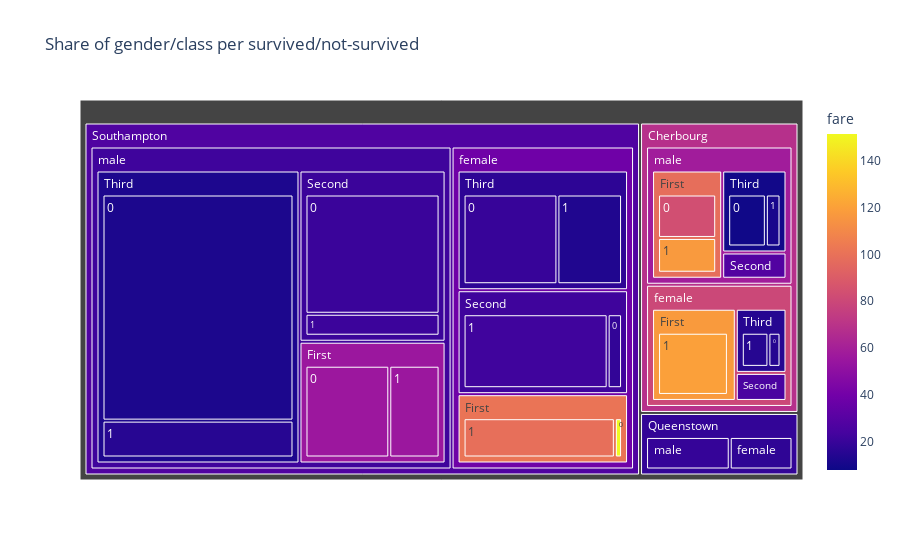

Here is the notebook cell this chart was saved with:
### Code cell
# careful: n/a-values
px.treemap(df[(~df.age.isna()) & (~df.embark_town.isna())], 
           path=['embark_town', 'sex', 'class', 'survived'],
           color='fare',
           title='Share of gender/class per survived/not-survived',           
          )

### Figure 1 — Plotly figure (JSON) as saved in the notebook; plotly's stock layout.template omitted (floating-point values rounded to 4 significant figures)
{"data": [{"branchvalues": "total", "customdata": [[28.71], [null], [151.6], [83.4], [90], [55.53], [null], [null], [18.25], [26.9], [12.35], [20.5], [14.61], [13.38], [19.47], [8.604], [14.84], [11.93], [119.9], [90], [98.99], [117.4], [null], [55.37], [25.27], [12.35], [22.09], [37.0], [null], [21.05], [14.69], [7.828], [12.98], [10.95], [7.75], [15.01], [117.5], [90], [101.4], [98.49], [90], [55.47], [25.27], [12.35], [21.74], [28.16], [12.35], [20.58], [14.67], [10.6], [16.82], [9.261], [14.34], [12.36], [79.94], [17.36], [38.57], [58.01], [18.94], [21.87], [68.3], [18.27], [27.48]], "domain": {"x": [0, 1], "y": [0, 1]}, "hovertemplate": "labels=%{label}<br>count=%{value}<br>parent=%{parent}<br>id=%{id}<br>fare=%{color}<extra></extra>", "ids": ["Cherbourg/female/First/0", "Queenstown/female/First/0", "Southampton/female/First/0", "Cherbourg/male/First/0", "Queenstown/male/First/0", "Southampton/male/First/0", "Cherbourg/female/Second/0", "Queenstown/female/Second/0", "Southampton/female/Second/0", "Cherbourg/male/Second/0", "Queenstown/male/Second/0", "Southampton/male/Second/0", "Cherbourg/female/Third/0", "Queenstown/female/Third/0", "Southampton/female/Third/0", "Cherbourg/male/Third/0", "Queenstown/male/Third/0", "Southampton/male/Third/0", "Cherbourg/female/First/1", "Queenstown/female/First/1", "Southampton/female/First/1", "Cherbourg/male/First/1", "Queenstown/male/First/1", "Southampton/male/First/1", "Cherbourg/female/Second/1", "Queenstown/female/Second/1", "Southampton/female/Second/1", "Cherbourg/male/Second/1", "Queenstown/male/Second/1", "Southampton/male/Second/1", "Cherbourg/female/Third/1", "Queenstown/female/Third/1", "Southampton/female/Third/1", "Cherbourg/male/Third/1", "Queenstown/male/Third/1", "Southampton/male/Third/1", "Cherbourg/female/First", "Queenstown/female/First", "Southampton/female/First", "Cherbourg/male/First", "Queenstown/male/First", "Southampton/male/First", "Cherbourg/female/Second", "Queenstown/female/Second", "Southampton/female/Second", "Cherbourg/male/Second", "Queenstown/male/Second", "Southampton/male/Second", "Cherbourg/female/Third", "Queenstown/female/Third", "Southampton/female/Third", "Cherbourg/male/Third", "Queenstown/male/Third", "Southampton/male/Third", "Cherbourg/female", "Queenstown/female", "Southampton/female", "Cherbourg/male", "Queenstown/male", "Southampton/male", "Cherbourg", "Queenstown", "Southampton"], "labels": ["0", "0", "0", "0", "0", "0", "0", "0", "0", "0", "0", "0", "0", "0", "0", "0", "0", "0", "1", "1", "1", "1", "1", "1", "1", "1", "1", "1", "1", "1", "1", "1", "1", "1", "1", "1", "First", "First", "First", "First", "First", "First", "Second", "Second", "Second", "Second", "Second", "Second", "Third", "Third", "Third", "Third", "Third", "Third", "female", "female", "female", "male", "male", "male", "Cherbourg", "Queenstown", "Southampton"], "marker": {"coloraxis": "coloraxis", "colors": [28.71, null, 151.6, 83.4, 90, 55.53, null, null, 18.25, 26.9, 12.35, 20.5, 14.61, 13.38, 19.47, 8.604, 14.84, 11.93, 119.9, 90, 98.99, 117.4, null, 55.37, 25.27, 12.35, 22.09, 37.0, null, 21.05, 14.69, 7.828, 12.98, 10.95, 7.75, 15.01, 117.5, 90, 101.4, 98.49, 90, 55.47, 25.27, 12.35, 21.74, 28.16, 12.35, 20.58, 14.67, 10.6, 16.82, 9.261, 14.34, 12.36, 79.94, 17.36, 38.57, 58.01, 18.94, 21.87, 68.3, 18.27, 27.48]}, "name": "", "parents": ["Cherbourg/female/First", "Queenstown/female/First", "Southampton/female/First", "Cherbourg/male/First", "Queenstown/male/First", "Southampton/male/First", "Cherbourg/female/Second", "Queenstown/female/Second", "Southampton/female/Second", "Cherbourg/male/Second", "Queenstown/male/Second", "Southampton/male/Second", "Cherbourg/female/Third", "Queenstown/female/Third", "Southampton/female/Third", "Cherbourg/male/Third", "Queenstown/male/Third", "Southampton/male/Third", "Cherbourg/female/First", "Queenstown/female/First", "Southampton/female/First", "Cherbourg/male/First", "Queenstown/male/First", "Southampton/male/First", "Cherbourg/female/Second", "Queenstown/female/Second", "Southampton/female/Second", "Cherbourg/male/Second", "Queenstown/male/Second", "Southampton/male/Second", "Cherbourg/female/Third", "Queenstown/female/Third", "Southampton/female/Third", "Cherbourg/male/Third", "Queenstown/male/Third", "Southampton/male/Third", "Cherbourg/female", "Queenstown/female", "Southampton/female", "Cherbourg/male", "Queenstown/male", "Southampton/male", "Cherbourg/female", "Queenstown/female", "Southampton/female", "Cherbourg/male", "Queenstown/male", "Southampton/male", "Cherbourg/female", "Queenstown/female", "Southampton/female", "Cherbourg/male", "Queenstown/male", "Southampton/male", "Cherbourg", "Queenstown", "Southampton", "Cherbourg", "Queenstown", "Southampton", "", "", ""], "type": "treemap", "values": [1, 0, 2, 20, 1, 40, 0, 0, 6, 7, 1, 76, 5, 5, 45, 18, 13, 184, 37, 1, 42, 16, 0, 24, 7, 1, 60, 1, 0, 14, 11, 5, 31, 7, 1, 30, 38, 1, 44, 36, 1, 64, 7, 1, 66, 8, 1, 90, 16, 10, 76, 25, 14, 214, 61, 12, 186, 69, 16, 368, 130, 28, 554]}], "layout": {"coloraxis": {"colorbar": {"title": {"text": "fare"}}, "colorscale": [[0, "#0d0887"], [0.1111, "#46039f"], [0.2222, "#7201a8"], [0.3333, "#9c179e"], [0.4444, "#bd3786"], [0.5556, "#d8576b"], [0.6667, "#ed7953"], [0.7778, "#fb9f3a"], [0.8889, "#fdca26"], [1, "#f0f921"]]}, "legend": {"tracegroupgap": 0}, "title": {"text": "Share of gender/class per survived/not-survived"}}}
